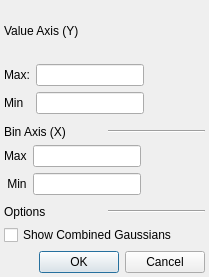
<?xml version="1.0" encoding="UTF-8"?>
<ui version="4.0">
 <class>AxisSettingsDialog</class>
 <widget class="QDialog" name="AxisSettingsDialog">
  <property name="geometry">
   <rect>
    <x>0</x>
    <y>0</y>
    <width>209</width>
    <height>277</height>
   </rect>
  </property>
  <property name="windowTitle">
   <string>Axis Settings</string>
  </property>
  <property name="sizeGripEnabled">
   <bool>false</bool>
  </property>
  <property name="modal">
   <bool>false</bool>
  </property>
  <layout class="QVBoxLayout" name="verticalLayout">
   <property name="margin">
    <number>4</number>
   </property>
   <item>
    <widget class="QLabel" name="label_27">
     <property name="text">
      <string>Value Axis (Y)</string>
     </property>
    </widget>
   </item>
   <item>
    <layout class="QFormLayout" name="formLayout">
     <item row="0" column="0">
      <widget class="QLabel" name="label">
       <property name="text">
        <string>Max:</string>
       </property>
      </widget>
     </item>
     <item row="0" column="1">
      <widget class="QLineEdit" name="YAxisMax">
       <property name="sizePolicy">
        <sizepolicy hsizetype="Fixed" vsizetype="Fixed">
         <horstretch>0</horstretch>
         <verstretch>0</verstretch>
        </sizepolicy>
       </property>
       <property name="maximumSize">
        <size>
         <width>16777215</width>
         <height>16777215</height>
        </size>
       </property>
      </widget>
     </item>
     <item row="1" column="0">
      <widget class="QLabel" name="label_26">
       <property name="text">
        <string>Min</string>
       </property>
      </widget>
     </item>
     <item row="1" column="1">
      <widget class="QLineEdit" name="YAxisMin">
       <property name="sizePolicy">
        <sizepolicy hsizetype="Fixed" vsizetype="Fixed">
         <horstretch>0</horstretch>
         <verstretch>0</verstretch>
        </sizepolicy>
       </property>
       <property name="maximumSize">
        <size>
         <width>16777215</width>
         <height>16777215</height>
        </size>
       </property>
      </widget>
     </item>
    </layout>
   </item>
   <item>
    <layout class="QHBoxLayout" name="horizontalLayout">
     <item>
      <widget class="QLabel" name="label_2">
       <property name="text">
        <string>Bin Axis (X)</string>
       </property>
      </widget>
     </item>
     <item>
      <widget class="Line" name="line">
       <property name="orientation">
        <enum>Qt::Horizontal</enum>
       </property>
      </widget>
     </item>
    </layout>
   </item>
   <item>
    <layout class="QFormLayout" name="formLayout_2">
     <item row="0" column="0">
      <widget class="QLabel" name="label_25">
       <property name="text">
        <string>Max</string>
       </property>
      </widget>
     </item>
     <item row="0" column="1">
      <widget class="QLineEdit" name="XAxisMax">
       <property name="sizePolicy">
        <sizepolicy hsizetype="Fixed" vsizetype="Fixed">
         <horstretch>0</horstretch>
         <verstretch>0</verstretch>
        </sizepolicy>
       </property>
       <property name="maximumSize">
        <size>
         <width>16777215</width>
         <height>16777215</height>
        </size>
       </property>
      </widget>
     </item>
     <item row="1" column="0">
      <widget class="QLabel" name="label_24">
       <property name="text">
        <string> Min</string>
       </property>
      </widget>
     </item>
     <item row="1" column="1">
      <widget class="QLineEdit" name="XAxisMin">
       <property name="sizePolicy">
        <sizepolicy hsizetype="Fixed" vsizetype="Fixed">
         <horstretch>0</horstretch>
         <verstretch>0</verstretch>
        </sizepolicy>
       </property>
       <property name="maximumSize">
        <size>
         <width>16777215</width>
         <height>16777215</height>
        </size>
       </property>
      </widget>
     </item>
    </layout>
   </item>
   <item>
    <layout class="QHBoxLayout" name="horizontalLayout_2">
     <item>
      <widget class="QLabel" name="label_3">
       <property name="text">
        <string>Options</string>
       </property>
      </widget>
     </item>
     <item>
      <widget class="Line" name="line_2">
       <property name="orientation">
        <enum>Qt::Horizontal</enum>
       </property>
      </widget>
     </item>
    </layout>
   </item>
   <item>
    <widget class="QCheckBox" name="showCombinedGaussians">
     <property name="text">
      <string>Show Combined Gaussians</string>
     </property>
     <property name="checked">
      <bool>false</bool>
     </property>
    </widget>
   </item>
   <item>
    <widget class="QDialogButtonBox" name="buttonBox">
     <property name="orientation">
      <enum>Qt::Horizontal</enum>
     </property>
     <property name="standardButtons">
      <set>QDialogButtonBox::Cancel|QDialogButtonBox::Ok</set>
     </property>
    </widget>
   </item>
  </layout>
 </widget>
 <resources/>
 <connections>
  <connection>
   <sender>buttonBox</sender>
   <signal>accepted()</signal>
   <receiver>AxisSettingsDialog</receiver>
   <slot>accept()</slot>
   <hints>
    <hint type="sourcelabel">
     <x>208</x>
     <y>220</y>
    </hint>
    <hint type="destinationlabel">
     <x>157</x>
     <y>237</y>
    </hint>
   </hints>
  </connection>
  <connection>
   <sender>buttonBox</sender>
   <signal>rejected()</signal>
   <receiver>AxisSettingsDialog</receiver>
   <slot>reject()</slot>
   <hints>
    <hint type="sourcelabel">
     <x>208</x>
     <y>226</y>
    </hint>
    <hint type="destinationlabel">
     <x>208</x>
     <y>237</y>
    </hint>
   </hints>
  </connection>
 </connections>
</ui>
